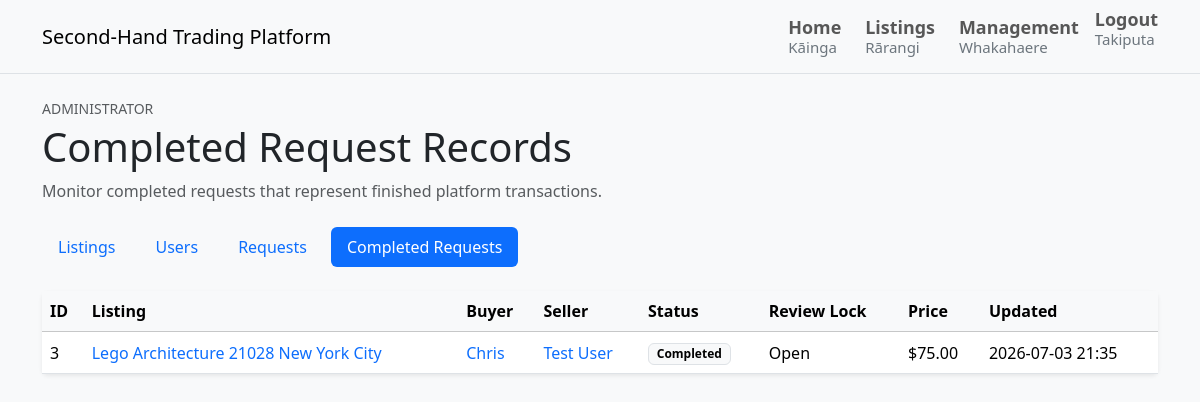
/admin/requests/completed (signed in), run on an earlier commit of the app's database.
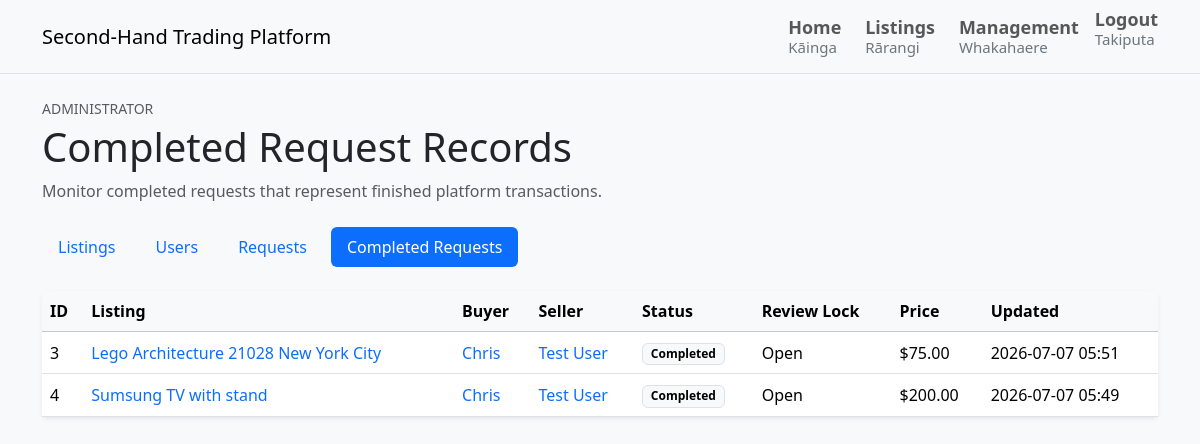
And on a later commit of the database.
### tables this page shows
CREATE TABLE requests (
    id INTEGER PRIMARY KEY AUTOINCREMENT,
    listing_id INTEGER NOT NULL,
    buyer_id INTEGER NOT NULL,
    seller_id INTEGER NOT NULL,
    status TEXT NOT NULL DEFAULT 'pending',
    is_locked INTEGER NOT NULL DEFAULT 0,
    message TEXT,
    created_at TEXT NOT NULL,
    updated_at TEXT NOT NULL,
    FOREIGN KEY (listing_id) REFERENCES listings(id),
    FOREIGN KEY (buyer_id) REFERENCES users(id),
    FOREIGN KEY (seller_id) REFERENCES users(id)
);

CREATE TABLE listings (
    id INTEGER PRIMARY KEY AUTOINCREMENT,
    seller_id INTEGER NOT NULL,
    category_id INTEGER NOT NULL,
    image_url TEXT NOT NULL,
    title TEXT NOT NULL,
    description TEXT NOT NULL,
    condition TEXT NOT NULL,
    price REAL NOT NULL,
    status TEXT NOT NULL DEFAULT 'available',
    created_at TEXT NOT NULL,
    updated_at TEXT NOT NULL,
    FOREIGN KEY (seller_id) REFERENCES users(id),
    FOREIGN KEY (category_id) REFERENCES categories(id)
);

CREATE TABLE users (
    id INTEGER PRIMARY KEY AUTOINCREMENT,
    display_name TEXT NOT NULL,
    full_name TEXT NOT NULL,
    date_of_birth TEXT NOT NULL,
    email TEXT NOT NULL UNIQUE,
    phone_number TEXT,
    preferred_contact_method TEXT NOT NULL,
    password_hash TEXT NOT NULL,
    role TEXT NOT NULL DEFAULT 'user',
    is_locked INTEGER NOT NULL DEFAULT 0,
    bio TEXT,
    created_at TEXT NOT NULL
);

### routes/admin_routes.py (the view)
@admin_bp.get("/admin/requests/completed")
@admin_required
def view_completed_requests() -> str:
    return render_template(
        "admin/completed_requests.html",
        requests=admin_service.get_admin_completed_requests(),
    )

### models/db.py (called while the page is built)
def get_db() -> sqlite3.Connection:
    return DatabaseManager().get_connection()

    def __new__(cls):
        if cls._instance is None:
            cls._instance = super().__new__(cls)
        return cls._instance

    def get_connection(self) -> sqlite3.Connection:
        if "db" not in g:
            g.db = sqlite3.connect(current_app.config["DATABASE_PATH"])
            g.db.row_factory = sqlite3.Row
        return g.db

    def close_connection(self) -> None:
        db = g.pop("db", None)
        if db is not None:
            db.close()

### services/admin_service.py (called while the page is built)
    def get_admin_completed_requests(self) -> List[Dict[str, Any]]:
        return self._get_admin_request_rows(
            "WHERE requests.status = ?",
            [REQUEST_STATUS_COMPLETED],
        )

    def _get_admin_request_rows(
        self,
        where_clause: str,
        parameters: List[Any],
    ) -> List[Dict[str, Any]]:
        db = get_db()
        requests = db.execute(
            ADMIN_REQUESTS_SQL.format(where_clause=where_clause),
            parameters,
        ).fetchall()
        return [self._serialize_admin_request(row) for row in requests]

### templates/admin/completed_requests.html
{% extends "base.html" %}
{% block content %}
<section class="mb-4">
    <p class="text-uppercase small text-muted mb-1">Administrator</p>
    <h1 class="mb-2">Completed Request Records</h1>
    <p class="text-muted mb-0">
        Monitor completed requests that represent finished platform transactions.
    </p>
</section>
{% set active_section = 'completed_requests' %}
{% include "admin/_management_nav.html" %}
{% set empty_title = "No completed request records found" %}
{% set empty_message = "Completed buyer-seller requests will appear here." %}
{% include "admin/_request_table.html" %}
{% endblock %}

### templates/admin/_request_table.html (shortened to what this page needs)
{% if requests %}
    <div class="card border-0 shadow-sm">
        <div class="table-responsive">
            <table class="table align-middle mb-0">
                <thead class="table-light">
                    <tr>
                        <th scope="col">ID</th>
                        <th scope="col">Listing</th>
                        <th scope="col">Buyer</th>
                        <th scope="col">Seller</th>
                        <th scope="col">Status</th>
                        <th scope="col">Review Lock</th>
                        <th scope="col">Price</th>
                        <th scope="col">Updated</th>
                    </tr>
                </thead>
                <tbody>
                    {% for purchase_request in requests %}
                        <tr>
                            <td>{{ purchase_request.id }}</td>
                            <td>
                                <a
                                    class="text-decoration-none"
                                    href="{{
                                        url_for(
                                            'listings.view_listing_detail',
                                            listing_id=purchase_request.listing_id
                                        )
                                    }}"
                                >
                                    {{ purchase_request.listing_title }}
                                </a>
                            </td>
                            <td>
                                <a
                                    class="text-decoration-none"
                                    href="{{
                                        url_for(
                                            'profiles.view_public_profile',
                                            user_id=purchase_request.buyer_id
                                        )
                                    }}"
                                >
                                    {{ purchase_request.buyer_name }}
                                </a>
                            </td>
                            <td>
                                <a
                                    class="text-decoration-none"
                                    href="{{
                                        url_for(
                                            'profiles.view_public_profile',
                                            user_id=purchase_request.seller_id
                                        )
                                    }}"
                                >
                                    {{ purchase_request.seller_name }}
                                </a>
                            </td>
                            <td>
                                <span class="badge text-bg-light border">
                                    {{ purchase_request.status_label }}
                                </span>
                            </td>
                            <td>{{ purchase_request.lock_status_label }}</td>
                            <td>${{ purchase_request.listing_price_label }}</td>
                            <td>{{ purchase_request.updated_at_label }}</td>
                        </tr>
                    {% endfor %}
                </tbody>
            </table>
        </div>
    </div>
{% endif %}

What changed in the data, as far as the page shows it:
changed requests "Lego Architecture 21028 New York City": updated_at_label "2026-07-03 21:35" → "2026-07-07 05:51"
now on this page (row edited): requests: id "4", listing_title "Sumsung TV with stand", buyer_name "Chris", seller_name "Test User", status_label "Completed", lock_status_label "Open", listing_price_label "200.00", updated_at_label "2026-07-07 05:49"
